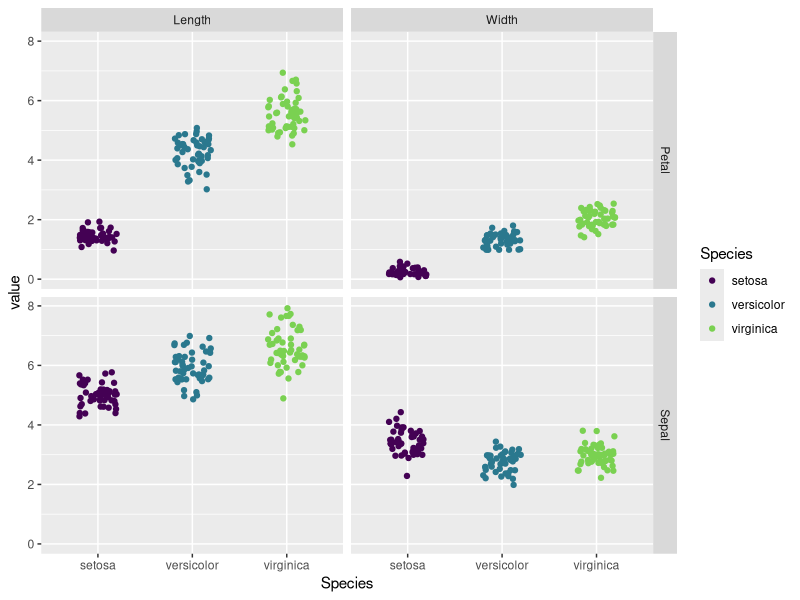

This figure's R source:
## ---- chunk 1
library(tidyverse)
library(readxl)
library(broom)
## ---- chunk 2
iris = iris |> as_tibble()
iris
## ---- chunk 3
iris |> pivot_longer(cols = matches("Sepal|Petal")) |> 
  separate(name, c("part", "measurement")) |> 
  ggplot() + 
  geom_point(aes(x = Species, y = value, color = Species),
             position = position_jitter(0.2)) +
  scale_color_viridis_d(end = 0.8) +
  facet_grid(rows = vars(part),
             cols = vars(measurement))
## ---- chunk 4
se = function(x) {
  sd(x) / sqrt(length(x))
}
## ---- chunk 5
irisout = iris |> 
  summarise(across(matches("Length"), list(mean = mean, sd = sd, se = se)))
irisout
## ---- chunk 6
t.test(iris$Petal.Length, iris$Sepal.Length)
## ---- chunk 7
dset_test = t.test(iris$Petal.Length, iris$Sepal.Length)
dset_test$statistic  # t value
dset_test$parameter  # degrees of freedom 
dset_test$p.value 　 # p value
## ---- chunk 8
iris_long = iris |> pivot_longer(cols = matches("Sepal|Petal")) |> 
  separate(name, c("part", "measurement"))
iris_long
## ---- chunk 9
irisout = iris_long |> 
  group_by(part, measurement) |> 
  summarise(across(value, list(mean = mean, sd = sd, se = se)))
irisout
## ---- chunk 10
iris_width = iris_long |> filter(str_detect(measurement, "Width"))
iris_width
## ---- chunk 11
t.test(value ~ part, data = iris_width)
## ---- chunk 12
iris_long = iris |> pivot_longer(cols = matches("Sepal|Petal")) |> 
  separate(name, c("part", "measurement"))
## ---- chunk 13
iris_long = iris_long |> group_nest(measurement)
iris_long
## ---- chunk 14
runttest = function(df) {
  t.test(value ~ part, data = df)
}

iris_long = iris_long |> mutate(tout = map(data, runttest))
iris_long
## ---- chunk 15
library(broom)

iris_long |> mutate(tout = map(tout, tidy)) |> unnest(tout)
## ---- chunk 16
iris_long = iris |> pivot_longer(cols = matches("Sepal|Petal")) |> 
  separate(name, c("part", "measurement"))

runmultttest = function(df) {
  #t12: setosa - versicolor
  #t13: setosa - virginica
  #t23: versicolor - virginica
   
  t12 = t.test(value ~ part, data = filter(df, str_detect(Species, "set|ver"))) |> tidy()
  t13 = t.test(value ~ part, data = filter(df, str_detect(Species, "set|vir"))) |> tidy()
  t23 = t.test(value ~ part, data = filter(df, str_detect(Species, "ver|vir"))) |> tidy()
  bind_rows("setosa vs. versicolor" = t12, 
            "setosa vs. virginica" = t13, 
            "versicolor vs. virginica" = t23, .id = "comparison")
}

iris_long |> group_nest(measurement) |> 
  mutate(tout = map(data, runmultttest)) |> 
  unnest(tout) 
